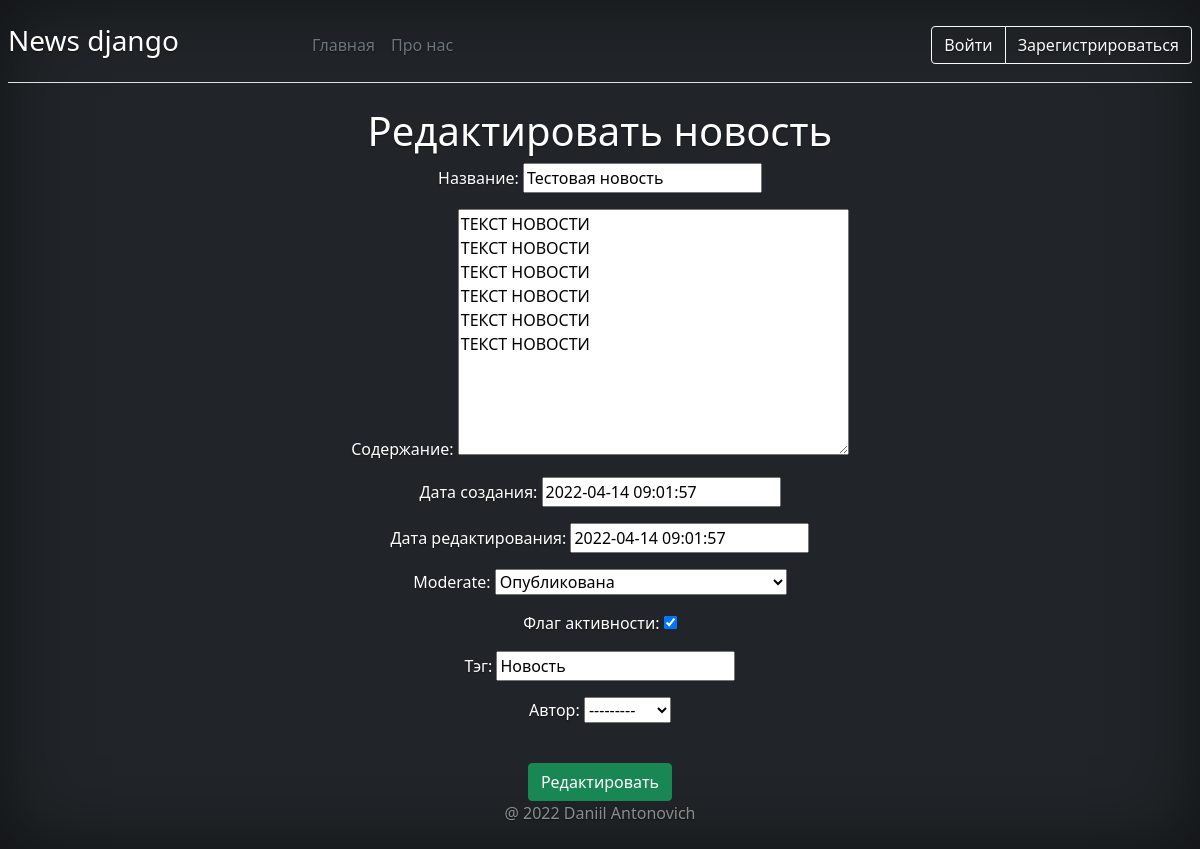
Page /1/edit/ on the committed database.
### app_news/models.py (models this page shows, shortened)
class News(models.Model):
    VERIFICATION_NEWS_CHOICES = (
        ('R', 'Запрос на публикацию отправлен'),
        ('V', 'Опубликована'),
        ('N', 'Отклонено')
    )
    name = models.CharField(max_length=50, verbose_name='Название')
    text = models.TextField(max_length=1000, verbose_name='Содержание')
    dataCreate = models.DateTimeField(default=now, blank=True, verbose_name='Дата создания')
    dateEdit = models.DateTimeField(default=now, blank=True, verbose_name='Дата редактирования')
    moderate = models.CharField(max_length=2, choices=VERIFICATION_NEWS_CHOICES, default='R', blank=True)
    activity = models.BooleanField(default=False, verbose_name='Флаг активности', blank=True)
    tag = models.CharField(default='Новость', max_length=50, verbose_name='Тэг', blank=True)
    author = models.ForeignKey(User, on_delete=models.CASCADE, null=True, blank=True, verbose_name='Автор')

### app_news/views.py (the view, shortened to what this page needs)
# urls.py: path('<int:news_id>/edit/', NewsFormEdit.as_view(), name='create'),
class NewsFormEdit(View):
    def get(self, request, news_id):
        news = News.objects.get(id=news_id)
        news_form = NewsForm(instance=news)
        return render(request, 'app_news/editNews.html', context={'news_form': news_form, 'news_id': news_id})

### app_news/forms.py
class NewsForm(forms.ModelForm):
    class Meta:
        model = News    #С какой моделью работаем
        fields = '__all__'     #Какие поля присутствуют в форме

### app_news/templates/app_news/editNews.html (shortened to what this page needs)
{% extends 'app_news/base_dark.html' %}
{% block content %}
    <h1>Редактировать новость</h1>
    <form method="post", action="/{{ news_id }}/edit/">
        {{ news_form.as_p }}<br>
        <button type="submit" class="btn btn-success">Редактировать</button>
    </form>
{% endblock %}

### app_news/static/css/stylesheet.css (style rules this page uses)
body { text-shadow: 0 .05rem .1rem rgba(0, 0, 0, .5); box-shadow: inset 0 0 5rem rgba(0, 0, 0, .5); }

### rows in the picture
News: name "Тестовая новость", text "ТЕКСТ НОВОСТИ ТЕКСТ НОВОСТИ ТЕКСТ НОВОСТИ ТЕКСТ НОВОСТИ ТЕКСТ НОВОСТИ ТЕКСТ НОВОСТИ", dataCreate "2022-04-14 09:01:57", dateEdit "2022-04-14 09:01:57", moderate "Опубликована", activity "☑", tag "Новость", author "---------"
